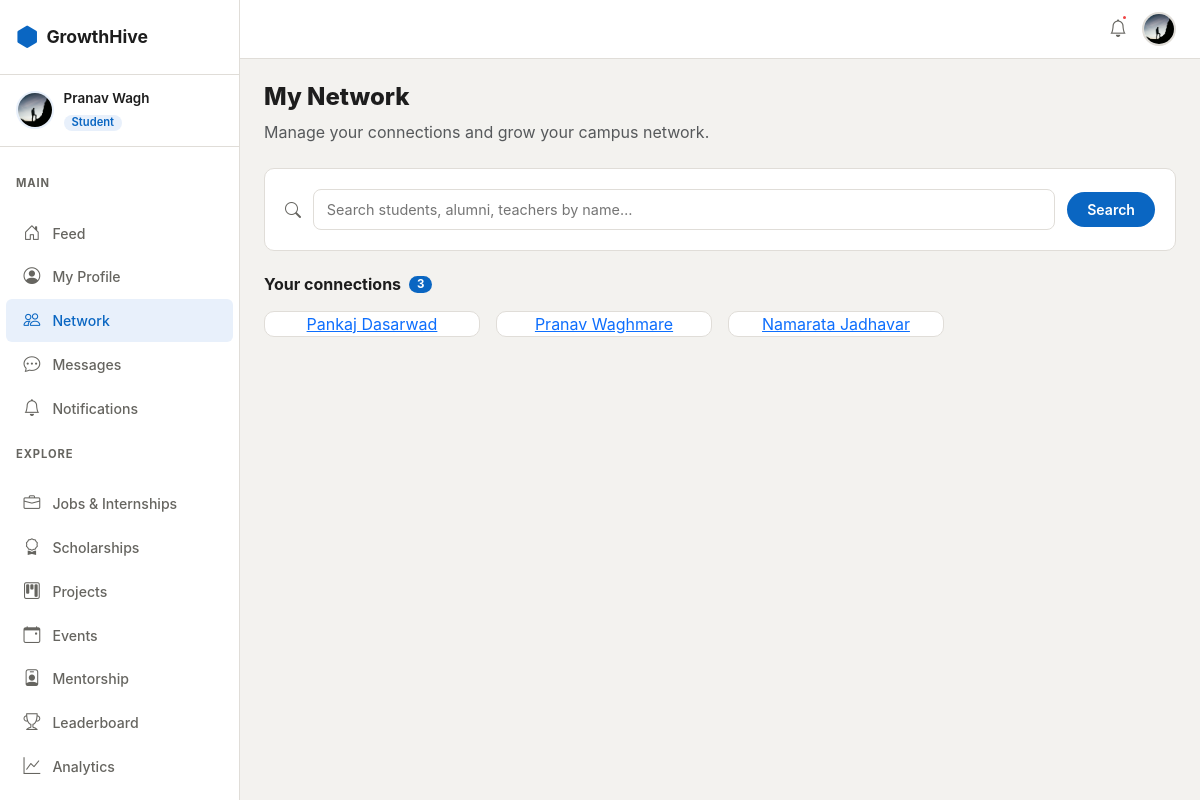
/connections/ (signed in), run on the app's committed database.
### apps/accounts/models.py (models this page shows, shortened)
class User(AbstractUser):
    class Role(models.TextChoices):
        STUDENT = 'student', 'Student'
        ALUMNI  = 'alumni',  'Alumni'
        TEACHER = 'teacher', 'Teacher'
    username   = None
    email      = models.EmailField(unique=True)
    first_name = models.CharField(max_length=50)
    last_name  = models.CharField(max_length=50)
    role = models.CharField(max_length=20, choices=Role.choices, default=Role.STUDENT)
    college = models.ForeignKey(College, on_delete=models.SET_NULL, null=True, blank=True)
    department = models.ForeignKey(Department, on_delete=models.SET_NULL, null=True, blank=True)
    is_email_verified = models.BooleanField(default=False)
    created_at = models.DateTimeField(auto_now_add=True)
    updated_at = models.DateTimeField(auto_now=True)
    USERNAME_FIELD  = 'email'
    REQUIRED_FIELDS = ['first_name', 'last_name']
    objects = UserManager()
    def get_full_name(self):
        return f'{self.first_name} {self.last_name}'.strip()
    @property
    def is_student(self):
        return self.role == self.Role.STUDENT

class Profile(models.Model):
    user = models.OneToOneField(User, on_delete=models.CASCADE, related_name='profile')
    bio    = models.TextField(max_length=500, blank=True)
    avatar = models.ImageField(upload_to='avatars/', blank=True, null=True)
    banner = models.ImageField(upload_to='banners/', blank=True, null=True)
    graduation_year = models.PositiveIntegerField(null=True, blank=True)
    current_year    = models.PositiveSmallIntegerField(null=True, blank=True)
    github_url   = models.URLField(blank=True)
    linkedin_url = models.URLField(blank=True)
    website      = models.URLField(blank=True)
    location     = models.CharField(max_length=100, blank=True)
    skills = models.ManyToManyField('Skill', through='UserSkill', blank=True)
    resume = models.FileField(upload_to='resumes/', blank=True, null=True)
    points      = models.PositiveIntegerField(default=0)
    streak_days = models.PositiveIntegerField(default=0)
    last_active = models.DateField(null=True, blank=True)
    is_open_to_work   = models.BooleanField(default=False)
    is_open_to_mentor = models.BooleanField(default=False)
    created_at = models.DateTimeField(auto_now_add=True)
    updated_at = models.DateTimeField(auto_now=True)
    def get_avatar_url(self):
        if self.avatar:
            return self.avatar.url
        return '/static/images/default-avatar.png'

### apps/connections/models.py (models this page shows, shortened)
class Connection(models.Model):
    class Status(models.TextChoices):
        PENDING  = 'pending',  'Pending'
        ACCEPTED = 'accepted', 'Accepted'
        REJECTED = 'rejected', 'Rejected'
    sender   = models.ForeignKey(
        settings.AUTH_USER_MODEL,
        on_delete=models.CASCADE,
        related_name='sent_requests',
    )
    receiver = models.ForeignKey(
        settings.AUTH_USER_MODEL,
        on_delete=models.CASCADE,
        related_name='received_requests',
    )
    status     = models.CharField(
        max_length=20, choices=Status.choices, default=Status.PENDING
    )
    created_at = models.DateTimeField(auto_now_add=True)
    updated_at = models.DateTimeField(auto_now=True)
    class Meta:
        unique_together = ('sender', 'receiver')
        ordering = ['-created_at']
    @classmethod
    def accepted_ids_for(cls, user):
        qs = cls.objects.filter(
            models.Q(sender=user) | models.Q(receiver=user),
            status=cls.Status.ACCEPTED,
        ).values_list('sender_id', 'receiver_id')
        ids = set()
        for s, r in qs:
            ids.add(s if s != user.pk else r)
        return ids

### apps/connections/views.py (the view)
# urls.py: path('',                                  views.network_view,          name='network'),
@login_required
@verified_required
def network_view(request):
    user = request.user
    pending_received = Connection.objects.filter(
        receiver=user, status=Connection.Status.PENDING
    ).select_related('sender', 'sender__profile')
    pending_sent = Connection.objects.filter(
        sender=user, status=Connection.Status.PENDING
    ).values_list('receiver_id', flat=True)
    accepted = Connection.objects.filter(
        Q(sender=user) | Q(receiver=user),
        status=Connection.Status.ACCEPTED,
    ).select_related('sender', 'sender__profile', 'receiver', 'receiver__profile')
    connected_ids = Connection.accepted_ids_for(user)
    excluded_ids  = connected_ids | set(pending_sent) | {user.pk}
    suggestions = (
        User.objects
        .filter(college=user.college, is_active=True, is_email_verified=True)
        .exclude(pk__in=excluded_ids)
        .select_related('profile')
        .order_by('?')[:12]
    )
    return render(request, 'connections/network.html', {
        'pending_received': pending_received,
        'pending_sent_ids': set(pending_sent),
        'accepted':         accepted,
        'suggestions':      suggestions,
    })

### templates/connections/network.html (shortened to what this page needs)
{% extends 'base.html' %}
{% block content %}
<div class="gh-page-header">
  <h1>My Network</h1>
  <p class="text-muted">Manage your connections and grow your campus network.</p>
</div>
<div class="gh-card mb-4">
  <form method="get" action="{% url 'connections:search' %}" class="gh-people-search-form">
    <i class="bi bi-search"></i>
    <input type="text" name="q" placeholder="Search students, alumni, teachers by name…"
           class="gh-people-search-input"/>
    <button type="submit" class="btn gh-btn-primary">Search</button>
  </form>
</div>
<section class="mb-4">
  <h5 class="gh-section-title">
    Your connections
    <span class="gh-section-badge">{{ accepted.count }}</span>
  </h5>
  {% if accepted %}
  <div class="gh-people-grid">
    {% for conn in accepted %}
  {% if conn.sender == user %}
    {% with other=conn.receiver %}
      <div class="gh-people-card">
        <a href="{% url 'accounts:profile_detail' other.pk %}">
          {{ other.get_full_name }}
        </a>
      </div>
    {% endwith %}
  {% else %}
    {% with other=conn.sender %}
      <div class="gh-people-card">
        <a href="{% url 'accounts:profile_detail' other.pk %}">
          {{ other.get_full_name }}
        </a>
      </div>
    {% endwith %}
  {% endif %}
{% endfor %}
  </div>
  {% else %}
  <p>No connections yet</p>
  {% endif %}
</section>
{% endblock %}

### templates/base.html (shortened to what this page needs)
{% load static %}
<!DOCTYPE html>
<html lang="en" data-theme="light">
<head>
  <link rel="stylesheet" href="https://cdn.jsdelivr.net/npm/bootstrap@5.3.3/dist/css/bootstrap.min.css"/>
  <link rel="stylesheet" href="https://cdn.jsdelivr.net/npm/bootstrap-icons@1.11.3/font/bootstrap-icons.min.css"/>
  <link rel="stylesheet" href="{% static 'css/main.css' %}"/>
</head>
<body>
{% if user.is_authenticated %}
<div class="gh-wrapper">
  <aside class="gh-sidebar" id="sidebar">
    <div class="gh-sidebar-logo">
      <a href="{% url 'accounts:dashboard' %}" class="gh-logo-link">
        <span class="gh-logo-icon"><i class="bi bi-hexagon-fill"></i></span>
        <span class="gh-logo-text">GrowthHive</span>
      </a>
    </div>
    <div class="gh-sidebar-user">
      <img src="{{ user.profile.get_avatar_url }}" class="gh-sidebar-avatar" alt="avatar"/>
      <div class="gh-sidebar-user-info">
        <span class="gh-sidebar-name">{{ user.first_name }} {{ user.last_name }}</span>
        <span class="gh-sidebar-role badge">{{ user.get_role_display }}</span>
      </div>
    </div>
    <nav class="gh-nav">
<p class="gh-nav-section">Main</p>
<a href="{% url 'social:feed' %}" class="gh-nav-link {% if 'social' in request.resolver_match.app_name %}active{% endif %}">
  <i class="bi bi-house-door"></i><span>Feed</span>
</a>
<a href="{% url 'accounts:profile' %}" class="gh-nav-link {% if request.resolver_match.url_name == 'profile' %}active{% endif %}">
  <i class="bi bi-person-circle"></i><span>My Profile</span>
</a>
<a href="{% url 'connections:network' %}" class="gh-nav-link {% if 'connections' in request.resolver_match.app_name %}active{% endif %}">
  <i class="bi bi-people"></i><span>Network</span>
</a>
<a href="{% url 'chat:inbox' %}" class="gh-nav-link {% if 'chat' in request.resolver_match.app_name %}active{% endif %}">
  <i class="bi bi-chat-dots"></i><span>Messages</span>
</a>
<a href="{% url 'notifications:list' %}" class="gh-nav-link {% if 'notifications' in request.resolver_match.app_name %}active{% endif %}">
  <i class="bi bi-bell"></i><span>Notifications</span>
</a>
<p class="gh-nav-section">Explore</p>
<a href="{% url 'jobs:list' %}" class="gh-nav-link {% if 'jobs' in request.resolver_match.app_name %}active{% endif %}">
  <i class="bi bi-briefcase"></i><span>Jobs & Internships</span>
</a>
<a href="{% url 'scholarships:list' %}" class="gh-nav-link {% if 'scholarships' in request.resolver_match.app_name %}active{% endif %}">
  <i class="bi bi-award"></i><span>Scholarships</span>
</a>
<a href="{% url 'projects:list' %}" class="gh-nav-link {% if 'projects' in request.resolver_match.app_name %}active{% endif %}">
  <i class="bi bi-kanban"></i><span>Projects</span>
</a>
<a href="{% url 'events:list' %}" class="gh-nav-link {% if 'events' in request.resolver_match.app_name %}active{% endif %}">
  <i class="bi bi-calendar-event"></i><span>Events</span>
</a>
<a href="{% url 'mentorship:list' %}" class="gh-nav-link {% if 'mentorship' in request.resolver_match.app_name %}active{% endif %}">
  <i class="bi bi-person-badge"></i><span>Mentorship</span>
</a>
<a href="{% url 'gamification:leaderboard' %}" class="gh-nav-link {% if 'gamification' in request.resolver_match.app_name %}active{% endif %}">
  <i class="bi bi-trophy"></i><span>Leaderboard</span>
</a>
<a href="{% url 'analytics:dashboard' %}" class="gh-nav-link {% if 'analytics' in request.resolver_match.app_name %}active{% endif %}">
  <i class="bi bi-graph-up"></i><span>Analytics</span>
</a>
{% if user.is_student %}
<p class="gh-nav-section">Students</p>
{% endif %}
    </nav>
  </aside>
  <main class="gh-main">
    <div class="gh-topbar">
      <div class="gh-topbar-actions">
        <button class="gh-icon-btn" id="notifBtn" title="Notifications">
          <i class="bi bi-bell"></i>
          <span class="gh-notif-dot"></span>
        </button>
        <a href="{% url 'accounts:profile' %}" class="gh-topbar-avatar">
          <img src="{{ user.profile.get_avatar_url }}" alt="avatar"/>
        </a>
      </div>
    </div>
    <div class="gh-content">
      {% block content %}{% endblock %}
    </div>
  </main>
</div>
{% endif %}
</body>
</html>

### data on the page
User: profile.get_avatar_url (picture), first_name "Pranav", last_name "Wagh", role "Student"
Connection: sender.get_full_name "Pankaj Dasarwad"
Connection: sender.get_full_name "Pranav Waghmare"
Connection: receiver.get_full_name "Namarata Jadhavar"

### other printed values
{{ accepted.count }} "3"
